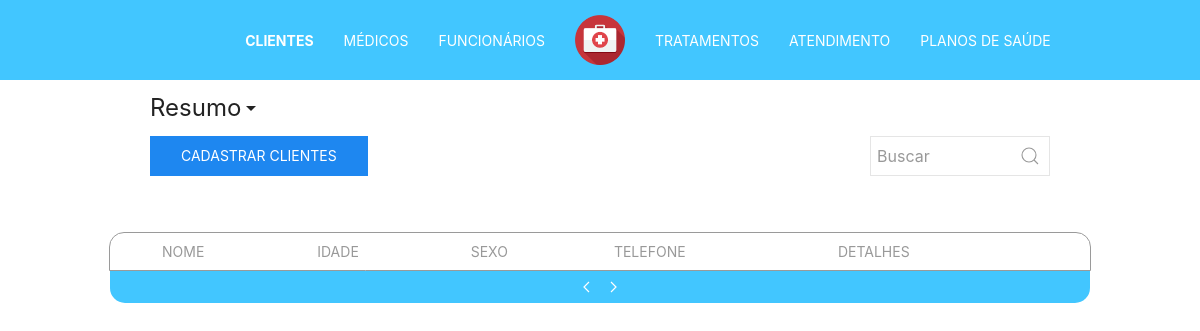
The page /php/pages/list.php?type=clientes on the database as committed earlier.
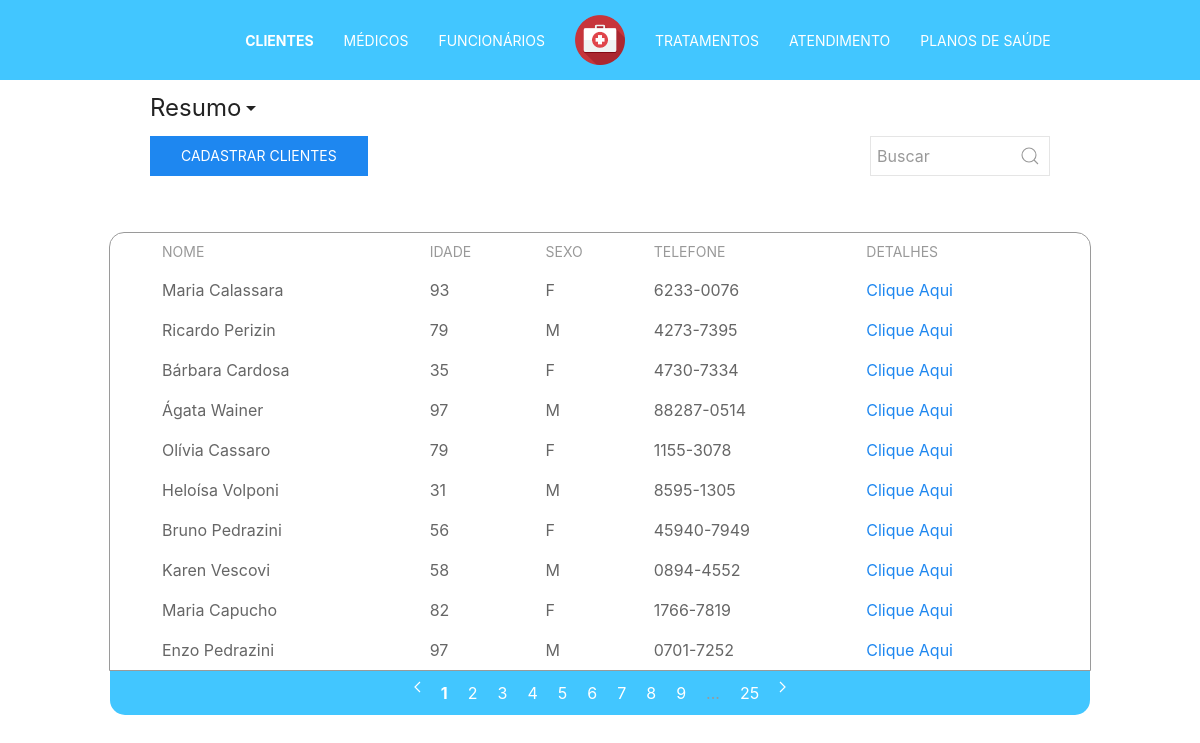
The same page on the database as committed later.
### tables this page shows
CREATE TABLE `pessoa` (
  `CPF` bigint(20) unsigned NOT NULL,
  `nome` varchar(50) DEFAULT NULL,
  `estado_civil` char(13) NOT NULL,
  `sexo` int(11) NOT NULL,
  `data_de_nascimento` date NOT NULL,
  `numero_do_telefone` char(15) NOT NULL,
  `cep` char(9) NOT NULL,
  `estado` char(30) NOT NULL,
  `cidade` varchar(50) NOT NULL,
  `bairro` varchar(50) NOT NULL,
  `logradouro` varchar(53) NOT NULL,
  `complemento` int(11) NOT NULL,
  `numero` int(11) NOT NULL,
  `email` varchar(100) DEFAULT NULL,
  PRIMARY KEY (`CPF`)
);

### php/config/checktype.php (called while the page is built, shortened)
<?php
  if(isset($_GET['type'])){
        $type=$_GET['type'];
    }
  $subtype = "realizados";
 ?>

### php/tables/table.php (called while the page is built)
<?php
  include("table_head.php");
  include("table_body.php");
  include("table_footer.php");
 ?>

### php/config/checkpage.php (called while the page is built, shortened)
<?php
switch ($type) {
  case "clientes":
        $sql =  'select obter_n_lista_de_clientes("'.$search.'") as num from dual;';
        break;
}
  foreach ($dbl->query($sql) as $row) {
      $pages = $row['num'];
  }
  $page = 1;
?>

### php/config/checksearch.php (called while the page is built, shortened)
<?php
    $search = "";
 ?>

### php/tables/table_body.php (the view, shortened to what this page needs)
    <tbody>
      <?php
      switch ($type) {
        case "clientes":
            $sql = 'call  lista_de_clientes('.($page-1).', "'.$search.'");';
            foreach ($dbl->query($sql) as $row) {
              $nome = $row['nome'];
              $idade = $row['idade'];
              $sexo = $row['sexo'];
              $telefone = $row['numero_do_telefone'];
              $cpf = $row['cpf'];
              $retVal = ($sexo==1) ? "M" : "F" ;
              echo '<tr >
                <td>'.$nome.'</td>
                <td>'.$idade.'</td>
                <td>'.$retVal.'</td>
                <td>'.$telefone.'</td>
                <td><a href="detail.php?type='.$type.'&id='.$cpf.'">Clique Aqui</a></td>
              </tr>';
            }
            break;
            }
       ?>
    </tbody>
  </table>
</div>

### php/config/head.php (shortened to what this page needs)
<head>
    <link rel="stylesheet" href="../../css/uikit.min.css" />
    <link rel="stylesheet" href="../../css/main.css"/>
</head>

### php/config/bodytop.php
<body class="custom_padding_bottom_5p">

### php/config/navbar.php
<nav class="uk-navbar custom_blue_bg " uk-navbar="mode: click">
  <div class="uk-navbar-center uk-container-expand">
      <div class="uk-navbar-center-left">
        <div>
          <ul class="uk-navbar-nav">
            <li><a class="custom_white <?php $navType = ($type=="clientes") ? "uk-text-bold custom_disabled" : "" ; echo $navType; ?>" href="../pages/list.php?type=clientes">Clientes</a></li>
            <li><a class="custom_white <?php $navType = ($type=="medicos") ? "uk-text-bold custom_disabled" : "" ; echo $navType; ?>" href="../pages/list.php?type=medicos">Médicos</a></li>
            <li><a class="custom_white <?php $navType = ($type=="funcionarios") ? "uk-text-bold custom_disabled" : "" ; echo $navType; ?>" href="../pages/list.php?type=funcionarios">Funcionários</a></li>
          </ul>
        </div>
      </div>
      <a href="../../index.php" class="uk-navbar-item uk-logo">
        <img src="../../img/logo.png" width="50px"alt="logo">
      </a>
      <div class="uk-navbar-center-right">
        <div>
          <ul class="uk-navbar-nav">
            <li><a class="custom_white <?php $navType = ($type=="tratamentos") ? "uk-text-bold custom_disabled" : "" ; echo $navType; ?>" href="../pages/list.php?type=tratamentos">Tratamentos</a></li>
            <li><a class="custom_white <?php $navType = ($type=="atendimentos") ? "uk-text-bold custom_disabled" : "" ; echo $navType; ?>" href="../pages/list.php?type=atendimentos">Atendimento</a></li>
            <li><a class="custom_white <?php $navType = ($type=="planos") ? "uk-text-bold custom_disabled" : "" ; echo $navType; ?>" href="../pages/list.php?type=planos">Planos de Saúde</a></li>
          </ul>
        </div>
      </div>
    </div>
</nav>

### php/config/navigation.php (shortened to what this page needs)
<?php
  switch ($type) {
    case 'clientes':
        include('../blocks/client_navigation.php');
        break;
  }
 ?>

### php/blocks/client_navigation.php (shortened to what this page needs)
<div class="uk-container uk-container-small uk-margin-small-top">
    <a uk-toggle="target: #charts_area; animation: uk-animation-fade, uk-animation-fade" class = "uk-text-secondary uk-text-large uk-text"type="button">Resumo<span uk-icon="icon: triangle-down"></span></a>
</div>

### php/pages/list.php (shortened to what this page needs)
<?php
    include("../config/head.php");
    include("../config/db.php");
    include("../config/checktype.php");
    include("../config/checksearch.php");
    include("../config/checkpage.php");
    include("../config/bodytop.php");
    include("../config/navbar.php");
    include("../config/navigation.php");
    if ($type != "atendimentos") {
        include("../blocks/search.php");
    }
    include("../tables/table.php");
    include("../config/bodyend.php");
?>

### php/blocks/search.php (shortened to what this page needs)
<div class="uk-container uk-container-small uk-flex uk-flex-between">
  <?php include("insertbutton.php") ?>
  <div class="uk-margin-small-top">
    <form id="search_form"class="uk-search uk-search-default" action="" method="get">
        <a href="javascript:{}" onclick="document.getElementById('search_form').submit();" class="uk-search-icon-flip" uk-search-icon></a>
        <input name="search" class="uk-search-input" type="search" placeholder="Buscar">
    </form>
</div>
</div>

### php/blocks/insertbutton.php (shortened to what this page needs)
<div class="uk-margin-small-top uk-align-left">
  <?php
    if ($type != "medicos" && $type != "funcionarios" && $type != "planos" && $type != "tratamentos") {
      ?>
      <form class="" action="insert.php" method="get">
          <button type="submit" class="uk-button uk-button-default uk-button-primary"><?php $retVal = ($type == "atendimentos" || $type == "tratamentos") ? "Agendar" : "Cadastrar" ; echo $retVal ?> <?php echo $type; ?></button>
      </form>
      <?php
    }
   ?>
</div>

### php/tables/table_head.php (shortened to what this page needs)
<div id="table1" class="
                    uk-container
                    uk-container-small
                    uk-margin-small-top
                    uk-animation-fade
                    custom_border
                    custom_rounded_top ">
  <table class="uk-table uk-table-small uk-table-middle ">
    <thead>
      <?php
        switch ($type) {
          case "clientes":
            echo "<tr >
                    <th>Nome</th>
                    <th>Idade</th>
                    <th>Sexo</th>
                    <th>Telefone</th>
                    <th>Detalhes</th>
                  </tr>";
            break;
        }
       ?>
    </thead>

### php/tables/table_footer.php (shortened to what this page needs)
<div class="uk-container uk-container-small custom_blue_bg custom_rounded_bottom custom_white uk-align-center uk-margin-remove-top uk-margin-remove-bottom custom_padding_5 uk-animation-fade">
  <?php if ($type == "") {?>
      <p class="uk-text-center ">Mais Informações</p>
  <?php } else {?>
      <ul class="uk-pagination uk-flex-center custom_white" uk-margin>
          <li><a class="custom_white" href="list.php?type=<?php echo $type; ?>&page=<?php $prevPage = ($page-1 >= 1) ? $page-1 : $page ;echo $prevPage; ?>&subtype=<?php echo $subtype; ?>"><span uk-pagination-previous></span></a></li>
          <?php
          if ($pages >= 11) {
              if ($page <= 6) {
                  for ($i=1; $i < 10; $i++) {
                      $thisPage = ($page == $i) ? "uk-text-bold uk-text-baseline" : "" ;
                      echo '<li><a class="custom_white '.$thisPage.'" href="list.php?type='.$type.'&search='.$search.'&page='.$i.'">'.$i.'</a></li>';
                  }
                  echo '<li class="uk-disabled"><span>...</span></li>';
                  echo '<li><a class="custom_white" href="list.php?type='.$type.'&search='.$search.'&page='.$pages.'">'.$pages.'</a></li>';
              } else if ($page >= $pages - 5) {
                  echo '<li><a class="custom_white" href="list.php?type='.$type.'&search='.$search.'&page=1">1</a></li>';
                  echo '<li class="uk-disabled"><span>...</span></li>';
                  for ($i=8; $i >= 0; $i--) {
                      $thisPage = ($page == $pages-$i) ? "uk-text-bold" : "" ;
                      echo '<li><a class="custom_white '.$thisPage.'" href="list.php?type='.$type.'&search='.$search.'&page='.($pages-$i).'">'.($pages-$i).'</a></li>';
                  }
              }
          }
          else{
              for ($i=1; $i <= $pages; $i++) {
                  $thisPage = ($page == $i) ? "uk-text-bold" : "" ;
                  echo '<li><a class="custom_white '.$thisPage.'" href="list.php?type='.$type.'&search='.$search.'&page='.$i.'">'.$i.'</a></li>';
              }
          }
           ?>
        <li><a class="custom_white" href="list.php?type=<?php echo $type; ?>&page=<?php $nextPage = ($page+1 <= $pages) ? $page+1 : $page ;echo $nextPage; ?>&subtype=<?php echo $subtype; ?>"><span uk-pagination-next></span></a></li>
      </ul>
  <?php }?>
</div>

### php/config/bodyend.php
</body>

### css/main.css (style rules this page uses)
.custom_blue_bg { background-color: #42C6FF !important; }
.custom_white { color: #FFFFFF !important; }
.custom_rounded_top { border-top-right-radius: 15px !important; border-top-left-radius: 15px !important; }
.custom_rounded_bottom { border-bottom-right-radius: 15px !important; border-bottom-left-radius: 15px !important; }
.custom_border { border-width: thin !important; border-color: #9A9A9A !important; border-style: solid !important; }
.custom_padding_5 { padding-top: 5px !important; padding-bottom: 5px !important; }
.custom_padding_bottom_5p { padding-bottom: 5% !important; }

Rows that differ between the two databases and show on the page:
added pessoa: nome "Maria Calassara", idade "93", sexo "F", numero_do_telefone "6233-0076"
added pessoa: nome "Ricardo Perizin", idade "79", sexo "M", numero_do_telefone "4273-7395"
added pessoa: nome "Bárbara Cardosa", idade "35", sexo "F", numero_do_telefone "4730-7334"
added pessoa: nome "Ágata Wainer", idade "97", sexo "M", numero_do_telefone "88287-0514"
added pessoa: nome "Olívia Cassaro", idade "79", sexo "F", numero_do_telefone "1155-3078"
added pessoa: nome "Heloísa Volponi", idade "31", sexo "M", numero_do_telefone "8595-1305"
added pessoa: nome "Bruno Pedrazini", idade "56", sexo "F", numero_do_telefone "45940-7949"
added pessoa: nome "Karen Vescovi", idade "58", sexo "M", numero_do_telefone "0894-4552"
added pessoa: nome "Maria Capucho", idade "82", sexo "F", numero_do_telefone "1766-7819"
added pessoa: nome "Enzo Pedrazini", idade "97", sexo "M", numero_do_telefone "0701-7252"
Other text that changed with them:
$pages: (not shown) → "25"
new list line: "1"
new list line: "2"
new list line: "3"
new list line: "4"
new list line: "5"
new list line: "6"
new list line: "7"
new list line: "8"
new list line: "9"
